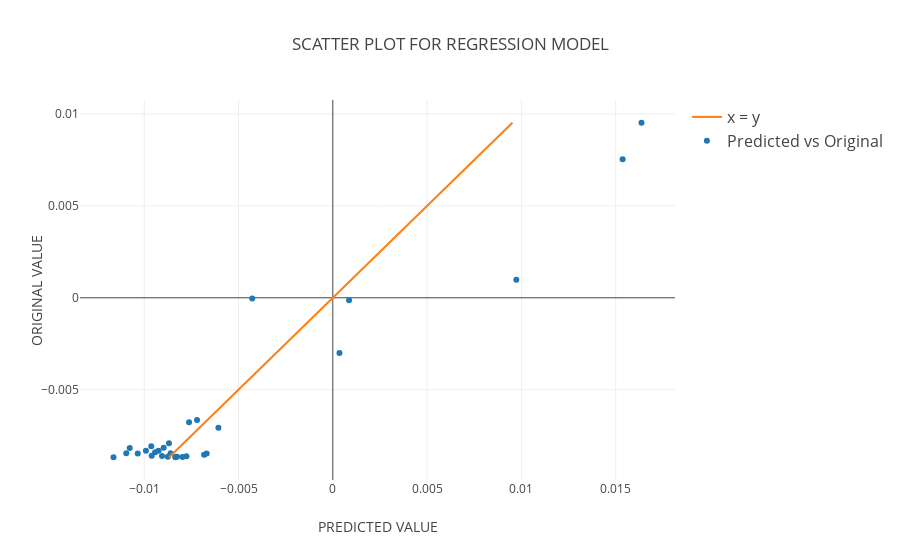

The cell this chart's notebook holds for it:
### Markdown cell above
## REGRESSION MODEL PLOT ##

### Code cell
trace1 = go.Scatter(
    x=reg.predict(X_test),
    y= Y_test,
    mode='markers',
    name = 'Predicted vs Original',
    line=dict(shape='linear')
)
trace2 = go.Scatter(
    x= Y_test,
    y= Y_test,
    mode='lines',
    name = 'x = y',
    line=dict(shape='linear')
)
data = [trace1, trace2]
layout = dict(
    title='SCATTER PLOT FOR REGRESSION MODEL',
    xaxis=dict(
        title='PREDICTED VALUE '
    ),
    yaxis=dict(
        title='ORIGINAL VALUE'
    ),
    legend=dict(
        traceorder='reversed',
        font=dict(size=16)
    )
)
fig = dict(data=data, layout=layout)
plot.iplot(fig, filename='PLANETARY_Regression Model')

### Figure 1 — Plotly figure (JSON) as saved in the notebook; plotly's stock layout.template omitted (floating-point values rounded to 4 significant figures)
{"data": [{"line": {"shape": "linear"}, "mode": "markers", "name": "Predicted vs Original", "type": "scatter", "x": [-0.004271, -0.007621, -0.01095, -0.008261, -0.008688, -0.009627, -0.01077, -0.008605, -0.006689, 0.0003526, -0.01034, -0.00875, -0.00991, -0.009238, 0.01637, -0.01163, -0.006066, 0.00973, -0.007971, -0.009057, -0.006824, -0.009422, 0.0008612, -0.008344, -0.009602, -0.007761, -0.007199, -0.008344, 0.01537, -0.008967], "y": [-4.452e-05, -0.006773, -0.008463, -0.008643, -0.007911, -0.008083, -0.008168, -0.008461, -0.00847, -0.003003, -0.008464, -0.008648, -0.008322, -0.008322, 0.009523, -0.008674, -0.007065, 0.0009858, -0.008664, -0.008611, -0.008539, -0.008405, -0.0001336, -0.008644, -0.008599, -0.008621, -0.006651, -0.008675, 0.007544, -0.00816]}, {"line": {"shape": "linear"}, "mode": "lines", "name": "x = y", "type": "scatter", "x": [-4.452e-05, -0.006773, -0.008463, -0.008643, -0.007911, -0.008083, -0.008168, -0.008461, -0.00847, -0.003003, -0.008464, -0.008648, -0.008322, -0.008322, 0.009523, -0.008674, -0.007065, 0.0009858, -0.008664, -0.008611, -0.008539, -0.008405, -0.0001336, -0.008644, -0.008599, -0.008621, -0.006651, -0.008675, 0.007544, -0.00816], "y": [-4.452e-05, -0.006773, -0.008463, -0.008643, -0.007911, -0.008083, -0.008168, -0.008461, -0.00847, -0.003003, -0.008464, -0.008648, -0.008322, -0.008322, 0.009523, -0.008674, -0.007065, 0.0009858, -0.008664, -0.008611, -0.008539, -0.008405, -0.0001336, -0.008644, -0.008599, -0.008621, -0.006651, -0.008675, 0.007544, -0.00816]}], "layout": {"legend": {"font": {"size": 16}, "traceorder": "reversed"}, "title": "SCATTER PLOT FOR REGRESSION MODEL", "xaxis": {"title": "PREDICTED VALUE "}, "yaxis": {"title": "ORIGINAL VALUE"}}}
